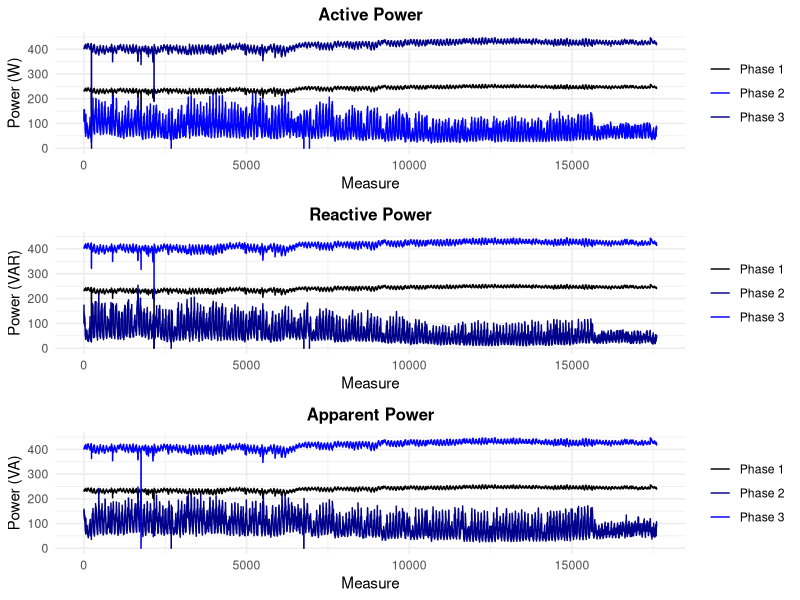

R code for this plot:



# Load required libraries
library(readxl)
library(ggplot2)
library(gridExtra)

# Replace "Dataset.xlsx" with the actual file path
data <- read_excel("Dataset.xlsx")

# Combine the extracted data into a single data frame
df <- data.frame(
  active_power_phase_1 = data[[3]],
  reactive_power_phase_1 = data[[4]],
  apparent_power_phase_1 = data[[5]],
  active_power_phase_2 = data[[6]],
  reactive_power_phase_2 = data[[7]],
  apparent_power_phase_2 = data[[8]],
  active_power_phase_3 = data[[9]],
  reactive_power_phase_3 = data[[10]],
  apparent_power_phase_3 = data[[11]]
)

# Plot for Active Power (Row 1)
plot_active_power <- ggplot(df, aes(x = 1:nrow(df))) +
  geom_line(aes(y = active_power_phase_1, color = "Phase 1")) +
  geom_line(aes(y = active_power_phase_2, color = "Phase 2")) +
  geom_line(aes(y = active_power_phase_3, color = "Phase 3")) +
  labs(
    title = "Active Power",
    x = "Measure",
    y = "Power (W)"
  ) +
  scale_color_manual(values = c("Phase 1" = "black", "Phase 2" = "blue", "Phase 3" = "darkblue")) +
  theme_minimal() +
  theme(
    plot.title = element_text(size = 12, face = "bold", hjust = 0.5),
    legend.title = element_blank()
  )

# Plot for Reactive Power (Row 2)
plot_reactive_power <- ggplot(df, aes(x = 1:nrow(df))) +
  geom_line(aes(y = reactive_power_phase_1, color = "Phase 1")) +
  geom_line(aes(y = reactive_power_phase_2, color = "Phase 2")) +
  geom_line(aes(y = reactive_power_phase_3, color = "Phase 3")) +
  labs(
    title = "Reactive Power",
    x = "Measure",
    y = "Power (VAR)"
  ) +
  scale_color_manual(values = c("Phase 1" = "black", "Phase 2" = "darkblue", "Phase 3" = "blue")) +
  theme_minimal() +
  theme(
    plot.title = element_text(size = 12, face = "bold", hjust = 0.5),
    legend.title = element_blank()
  )

# Plot for Apparent Power (Row 3)
plot_apparent_power <- ggplot(df, aes(x = 1:nrow(df))) +
  geom_line(aes(y = apparent_power_phase_1, color = "Phase 1")) +
  geom_line(aes(y = apparent_power_phase_2, color = "Phase 2")) +
  geom_line(aes(y = apparent_power_phase_3, color = "Phase 3")) +
  labs(
    title = "Apparent Power",
    x = "Measure",
    y = "Power (VA)"
  ) +
  scale_color_manual(values = c("Phase 1" = "black", "Phase 2" = "darkblue", "Phase 3" = "blue")) +
  theme_minimal() +
  theme(
    plot.title = element_text(size = 12, face = "bold", hjust = 0.5),
    legend.title = element_blank()
  )

# Arrange the plots into three rows
grid.arrange(plot_active_power, plot_reactive_power, plot_apparent_power, ncol = 1)